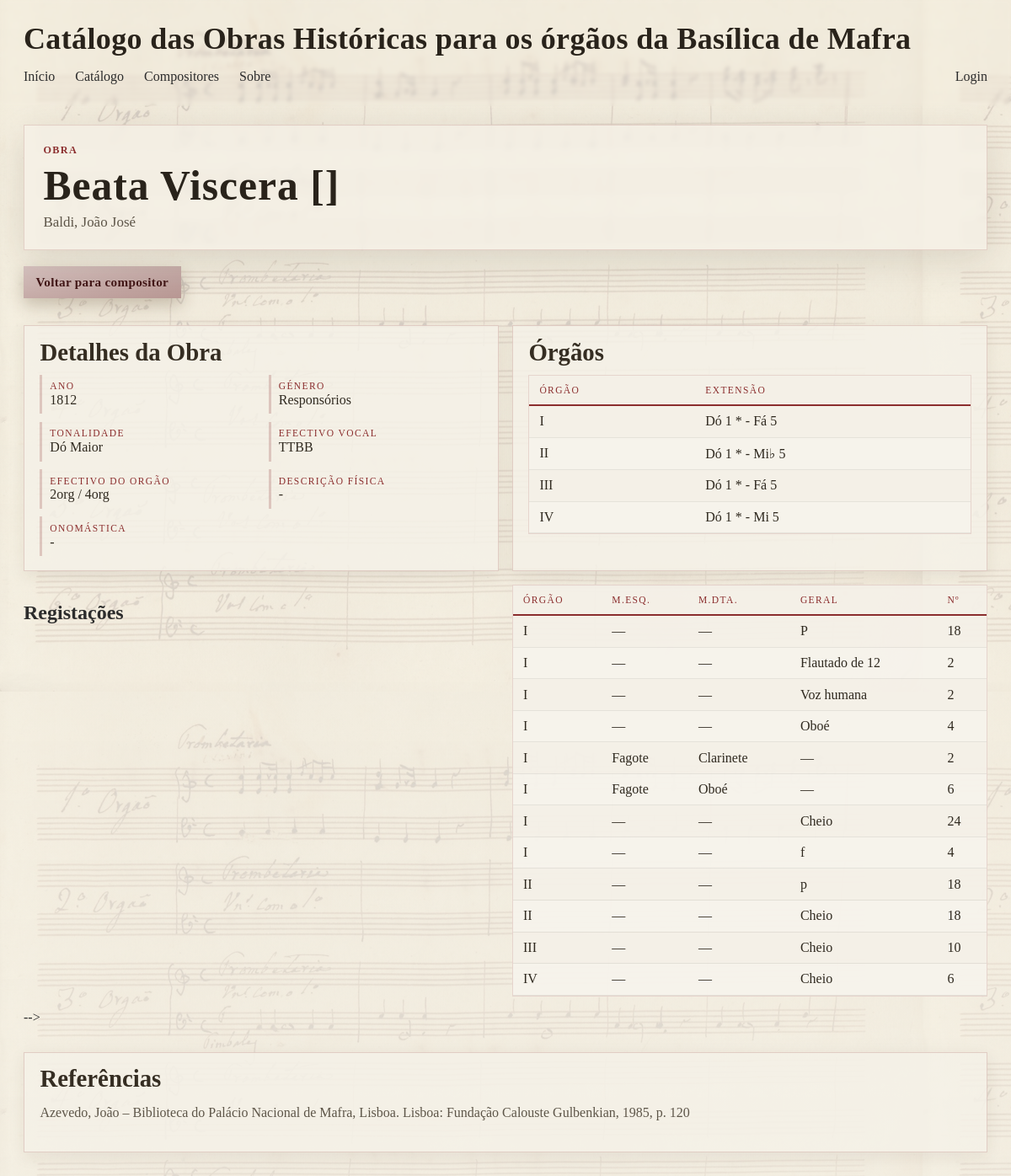
The app's page /obras/8 with its own data.
### obras/models.py (models this page shows, shortened)
class Obra(models.Model):
    titulo = models.CharField(max_length=100)
    compositor = models.ForeignKey(Compositor, related_name="obras", on_delete=models.CASCADE)
    ano = models.PositiveIntegerField(null=True, blank=True)
    efectivo_vocal = models.CharField(max_length=255, blank=True)
    efectivo_orgao = models.CharField(max_length=50, blank=True)
    tonalidade = models.ForeignKey(Tonalidade, on_delete=models.CASCADE, related_name="obras", null=True, blank=True)
    genero = models.ForeignKey(Genero, related_name="obras", on_delete=models.CASCADE, null=True, blank=True)
    descricao_fisica = models.TextField(blank=True)
    onomastica = models.TextField(blank=True)
    referencias = models.TextField(blank=True)
    codigo = models.CharField(max_length=50, blank=True, default="")

class Compositor(models.Model):
    nome = models.CharField(max_length=100)
    apelido = models.CharField(max_length=100)
    def __str__(self):
        return self.apelido + ', ' + self.nome

class Genero(models.Model):
    nome = models.CharField(max_length=100)
    def __str__(self):
        return self.nome

class Tonalidade(models.Model):
    nota = models.ForeignKey(Nota, on_delete=models.CASCADE, related_name="tonalidades")
    modo = models.ForeignKey(Modo, on_delete=models.CASCADE, related_name="tonalidades", null=True, blank=True)
    def __str__(self):
        return f"{self.nota} {self.modo}"

class Nota(models.Model):
    nome = models.CharField(max_length=100)
    def __str__(self):
        return self.nome

class Modo(models.Model):
    nome = models.CharField(max_length=100)
    def __str__(self):
        return self.nome

class Orgao(models.Model):
    nome = models.CharField(max_length=2)
    obra = models.ForeignKey(Obra, on_delete=models.CASCADE, related_name="orgaos")
    extensao_inicio = models.ForeignKey(Extensao, on_delete=models.CASCADE, related_name="orgaos_inicio", null=True, blank=True)
    extensao_fim = models.ForeignKey(Extensao, on_delete=models.CASCADE, related_name="orgaos_fim", null=True, blank=True)
    ordem = models.IntegerField()
    class Meta:
        ordering = ["ordem"]

class Extensao(models.Model):
    nota = models.ForeignKey(Nota, on_delete=models.CASCADE, related_name="extensoes")
    oitava = models.IntegerField()
    tipo = models.CharField(max_length=2, default="")
    class Meta:
        constraints = [
            models.UniqueConstraint(fields=["nota", "oitava", "tipo"], name="unique_extensao")
        ]

class Registacao(models.Model):
    orgao = models.ForeignKey(Orgao, on_delete=models.CASCADE, related_name="registacoes")
    geral = models.ForeignKey(Registo, on_delete=models.CASCADE, related_name="registacoes_geral", null=True, blank=True)
    mao_esquerda = models.ForeignKey(Registo, on_delete=models.CASCADE, related_name="registacoes_esquerda", null=True, blank=True)
    mao_direita = models.ForeignKey(Registo, on_delete=models.CASCADE, related_name="registacoes_direita", null=True, blank=True)
    numero = models.IntegerField()
    ordem = models.IntegerField()
    class Meta:
        ordering = ["ordem"]

class Registo(models.Model):
    nome = models.CharField(max_length=100)
    def __str__(self):
        return self.nome

### obras/views.py (the view)
# urls.py: path('obras/<int:id>', views.obra_view, name="obra"),
def obra_view(request, id):
    obra = Obra.objects.get(id=id)
    context = {
        'obra': obra
    }
    return render(request, "obras/obra.html", context)

### obras/templatetags/obras_filters.py (called while the page is built)
@register.filter
def format_orgaos(value):
    if not value:
        return value
    match = re.match(r'^(\d+)\s*org$', str(value).strip(), re.IGNORECASE)
    if match:
        num = match.group(1)
        return f"{num} órgãos"
    return value

### obras/templates/obras/obra.html (shortened to what this page needs)
{% extends "obras/layout.html" %}
{% load obras_filters %}
{% block content %}
    <section class="hero">
        <div class="kicker">Obra</div>
        <h1 class="title">{{ obra.titulo }}</h1>
        <p class="subtitle">{{ obra.compositor }}</p>
    </section>
    <div class="actions-row">
        <a class="back back-secondary" href="{% url 'compositor' obra.compositor.id %}">Voltar para compositor</a>
    </div>
    <section class="grid">
        <article class="card" style="animation-delay: 60ms;">
            <h2>Detalhes da Obra</h2>
            <div class="details">
                <p><strong>Ano</strong> {{ obra.ano|default:"-" }}</p>
                <p><strong>Género</strong> {{ obra.genero|default:"-" }}</p>
                <p><strong>Tonalidade</strong> {{ obra.tonalidade|default:"-" }}</p>
                <p><strong>Efectivo Vocal</strong> {{ obra.efectivo_vocal|default:"-" }}</p>
                <p><strong>Efectivo do Orgão</strong> {{ obra.efectivo_orgao|format_orgaos|default:"-" }}</p>
                <p><strong>Descrição física</strong> {{ obra.descricao_fisica|default:"-" }}</p>
                <p><strong>Onomástica</strong> {{ obra.onomastica|default:"-" }}</p>
            </div>
        </article>
        <article class="card" style="animation-delay: 130ms;">
            <h2>Órgãos</h2>
            {% if obra.orgaos.all %}
                <div class="table-wrap">
                    <table>
                        <thead>
                            <tr>
                                <th>Órgão</th>
                                <th>Extensão </th>
                            </tr>
                        </thead>
                        <tbody>
                            {% for orgao in obra.orgaos.all %}
                                <tr>
                                    <td>{{ orgao.nome }}</td>
                                    <td>{{ orgao.extensao_inicio.nota }} {{ orgao.extensao_inicio.oitava }} {{ orgao.extensao_inicio.tipo }}
                                    - {{ orgao.extensao_fim.nota }} {{ orgao.extensao_fim.oitava }} {{ orgao.extensao_fim.tipo }}</td>
                                </tr>
                            {% endfor %}
                        </tbody>
                    </table>
                </div>
            {% else %}
                <p class="empty">Nenhum órgão cadastrado para esta obra.</p>
            {% endif %}
        </article>
            <h2>Registações</h2>
            {% if obra.orgaos.all %}
                <div class="table-wrap">
                    <table>
                        <thead>
                            <tr>
                                <th>Órgão</th>
                                <th>M.Esq.</th>
                                <th>M.Dta.</th>
                                <th>Geral</th>
                                <th>Nº</th>
                            </tr>
                        </thead>
                        <tbody>
                            {% for orgao in obra.orgaos.all %}
                                {% for registacao in orgao.registacoes.all %}
                                    <tr>
                                        <td>{{ registacao.orgao.nome }}</td>
                                        <td>{{ registacao.mao_esquerda }}</td>
                                        <td>{{ registacao.mao_direita }}</td>
                                        <td>{{ registacao.geral }}</td>
                                        <td>{{ registacao.numero }}</td>
                                    </tr>
                                {% endfor %}
                            {% endfor %}
                        </tbody>
                    </table>
                </div>
            {% else %}
                <p class="empty">Nenhuma registração cadastrada para esta obra.</p>
            {% endif %}
        </article> -->
        <article class="card card-full" style="animation-delay: 270ms;">
            <h2>Referências</h2>
            <p class="text-paragraph">{{ obra.referencias|default:"Sem referências cadastradas." }}</p>
        </article>
    </section>
{% endblock %}

### obras/static/obras/ui.css (style rules this page uses)
:root { --bg-0: #f6f2ea; --bg-1: #ece5d8; --panel: rgba(245, 241, 232, 0.88); --ink-1: #1f1d1a; --ink-2: #5d5548; --accent: #8b2e2e; --line: rgba(139, 46, 46, 0.18); --shadow: 0 12px 40px rgba(46, 32, 16, 0.12); --radius: 0; }
* { box-sizing: border-box; }
body { margin: 0; font-family: "Source Sans 3", "Segoe UI", "Trebuchet MS", sans-serif; color: var(--ink-1); background: radial-gradient(circle at 12% 18%, rgba(138, 103, 60, 0.12), transparent 40%), radial-gradient(circle at 86% 10%, rgba(106, 89, 61, 0.12), transparent 36%), linear-gradient(165deg, var(--bg-0), var(--bg-1)); min-height: 100vh; }
.hero { background: rgba(245, 241, 232, 0.72); border: 1px solid rgba(139, 46, 46, 0.16); border-radius: 0; box-shadow: var(--shadow); padding: 1.4rem; backdrop-filter: blur(3px); }
h1, .title { margin: 0; font-family: "Cormorant Garamond", "Palatino Linotype", "Book Antiqua", serif; font-size: clamp(2rem, 4.2vw, 3.1rem); line-height: 0.96; letter-spacing: 0.02em; color: #29231b; }
.subtitle { margin: 0.55rem 0 0; font-size: 1.06rem; color: var(--ink-2); }
.grid { display: grid; grid-template-columns: 1fr; gap: 1rem; margin-top: 1rem; }
@media (min-width: 1000px) { .grid { grid-template-columns: repeat(2, minmax(0, 1fr)); } }
.card-full { grid-column: 1 / -1; }
.card { margin-top: 1rem; background: var(--panel); border: 1px solid var(--line); border-radius: 0; box-shadow: 0 5px 18px rgba(60, 45, 25, 0.08); padding: 1.05rem 1.15rem; animation: rise-in 460ms ease both; }
.card h2 { margin: 0 0 0.75rem; font-family: "Cormorant Garamond", "Palatino Linotype", "Book Antiqua", serif; font-size: 1.8rem; line-height: 1; color: #352d22; }
.kicker, .landing-kicker, .field label, .details strong, .orgao-card label, .registacao-item label, .compositor-toggle .toggle-btn, .table-wrap th { letter-spacing: 0.12em; text-transform: uppercase; }
.kicker, .landing-kicker { margin: 0 0 0.7rem; font-size: 0.76rem; font-weight: 700; color: var(--accent); }
.details { display: grid; grid-template-columns: repeat(auto-fit, minmax(220px, 1fr)); gap: 0.6rem 1.1rem; }
.details p { margin: 0; padding: 0.46rem 0.56rem; border-left: 3px solid rgba(139, 46, 46, 0.22); border-radius: 0; color: #302a20; }
.details strong { color: var(--accent); display: block; font-size: 0.72rem; font-weight: 500; margin-bottom: 0.12rem; }
.table-wrap { overflow-x: auto; border-radius: 0; border: 1px solid rgba(139, 46, 46, 0.14); background: rgba(245, 241, 232, 0.94); }
table { width: 100%; border-collapse: collapse; background: transparent; }
thead th { text-align: left; font-size: 0.72rem; font-weight: 500; color: var(--accent); background: transparent; border-bottom: 2px solid var(--accent); padding: 0.7rem 0.75rem; }
tbody td { padding: 0.58rem 0.75rem; border-bottom: 1px solid rgba(111, 103, 90, 0.12); color: #2f291f; vertical-align: top; }
tbody tr:nth-child(even) { background: rgba(255, 255, 255, 0.16); }
.back { display: inline-block; margin-top: 1rem; color: #f9f2e6; background: linear-gradient(170deg, #8b2e2e, #6f1f1f); text-decoration: none; padding: 0.62rem 0.9rem; border-radius: 0; font-weight: 700; letter-spacing: 0.02em; box-shadow: 0 8px 20px rgba(68, 44, 16, 0.25); transition: transform 180ms ease, filter 180ms ease; }
.back-secondary { background: linear-gradient(170deg, #d6c2bf, #b79692); color: #431818; }
.actions-row { display: flex; gap: 0.6rem; align-items: center; margin-top: 1.2rem; }
.actions-row .back { margin-top: 0; border: 0; cursor: pointer; font-size: 0.95rem; }
.section-note, .text-paragraph { margin: 0 0 1rem; line-height: 1.7; color: var(--ink-2); }

### obras/templates/obras/layout.html (style rules this page uses)
:root { --bg: #f5f1e8; --text: #2c2c2c; --accent: #8b2e2e; --muted: #6f675a; --panel: rgba(245, 241, 232, 0.84); --panel-strong: rgba(245, 241, 232, 0.93); }
* { box-sizing: border-box; }
html, body { min-height: 100%; ; }
body { margin: 0; font-family: Georgia, "Times New Roman", serif; color: var(--text); position: relative; }

### records on screen
Obra: titulo "Beata Viscera []", compositor "Baldi, João José", ano "1812", genero "Responsórios", tonalidade "Dó Maior", efectivo_vocal "TTBB", efectivo_orgao "2org / 4org", descricao_fisica "-", onomastica "-", referencias "Azevedo, João – Biblioteca do Palácio Nacional de Mafra, Lisboa. Lisboa: Fundação Calouste Gulbenkian, 1985, p. 120"
Orgao: nome "I", extensao_inicio.nota "Dó", extensao_inicio.oitava "1", extensao_inicio.tipo "*", extensao_fim.nota "Fá", extensao_fim.oitava "5"
Orgao: nome "II", extensao_inicio.nota "Dó", extensao_inicio.oitava "1", extensao_inicio.tipo "*", extensao_fim.nota "Mi♭", extensao_fim.oitava "5"
Orgao: nome "III", extensao_inicio.nota "Dó", extensao_inicio.oitava "1", extensao_inicio.tipo "*", extensao_fim.nota "Fá", extensao_fim.oitava "5"
Orgao: nome "IV", extensao_inicio.nota "Dó", extensao_inicio.oitava "1", extensao_inicio.tipo "*", extensao_fim.nota "Mi", extensao_fim.oitava "5"
Registacao: orgao.nome "I", mao_esquerda "—", mao_direita "—", geral "P", numero "18"
Registacao: orgao.nome "I", mao_esquerda "—", mao_direita "—", geral "Flautado de 12", numero "2"
Registacao: orgao.nome "I", mao_esquerda "—", mao_direita "—", geral "Voz humana", numero "2"
Registacao: orgao.nome "I", mao_esquerda "—", mao_direita "—", geral "Oboé", numero "4"
Registacao: orgao.nome "I", mao_esquerda "Fagote", mao_direita "Clarinete", geral "—", numero "2"
Registacao: orgao.nome "I", mao_esquerda "Fagote", mao_direita "Oboé", geral "—", numero "6"
Registacao: orgao.nome "I", mao_esquerda "—", mao_direita "—", geral "Cheio", numero "24"
Registacao: orgao.nome "I", mao_esquerda "—", mao_direita "—", geral "f", numero "4"
Registacao: orgao.nome "II", mao_esquerda "—", mao_direita "—", geral "p", numero "18"
Registacao: orgao.nome "II", mao_esquerda "—", mao_direita "—", geral "Cheio", numero "18"
Registacao: orgao.nome "III", mao_esquerda "—", mao_direita "—", geral "Cheio", numero "10"
Registacao: orgao.nome "IV", mao_esquerda "—", mao_direita "—", geral "Cheio", numero "6"
